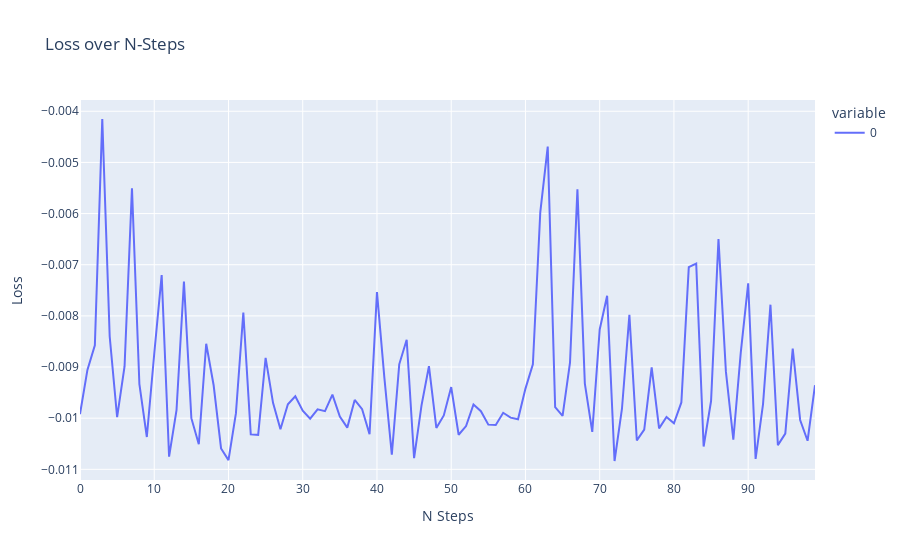

Notebook code for this chart:
### Code cell
actor = Actor(3,1)
critic = Critic(3,1)

agent = DDPGAgent(actor,max_steps=10000)

pipe = GymTransformBlock(agent=agent,n=1000,bs=10)(['Pendulum-v1'])
pipe = StepBatcher(pipe)

pipe = ActorLossProcessor(pipe,critic,actor)

pipe_loss = LossCollector(pipe,main_buffers=[[]])
pipe = BasicOptStepper(pipe_loss,actor,1e-3)
list(pipe)
pipe_loss.show()

### Figure 1 — Plotly figure (JSON) as saved in the notebook; plotly's stock layout.template omitted (floating-point values rounded to 4 significant figures)
{"data": [{"hovertemplate": "variable=0<br>N Steps=%{x}<br>Loss=%{y}<extra></extra>", "legendgroup": "0", "line": {"color": "#636efa", "dash": "solid"}, "marker": {"symbol": "circle"}, "mode": "lines", "name": "0", "orientation": "v", "showlegend": true, "type": "scatter", "x": [0, 1, 2, 3, 4, 5, 6, 7, 8, 9, 10, 11, 12, 13, 14, 15, 16, 17, 18, 19, 20, 21, 22, 23, 24, 25, 26, 27, 28, 29, 30, 31, 32, 33, 34, 35, 36, 37, 38, 39, 40, 41, 42, 43, 44, 45, 46, 47, 48, 49, 50, 51, 52, 53, 54, 55, 56, 57, 58, 59, 60, 61, 62, 63, 64, 65, 66, 67, 68, 69, 70, 71, 72, 73, 74, 75, 76, 77, 78, 79, 80, 81, 82, 83, 84, 85, 86, 87, 88, 89, 90, 91, 92, 93, 94, 95, 96, 97, 98, 99], "xaxis": "x", "y": [-0.009921, -0.009055, -0.008577, -0.004151, -0.008403, -0.009979, -0.008988, -0.005504, -0.009333, -0.01037, -0.00874, -0.007204, -0.01075, -0.009842, -0.007329, -0.01, -0.01051, -0.008545, -0.009356, -0.01059, -0.01082, -0.009907, -0.007933, -0.01032, -0.01033, -0.00882, -0.0097, -0.01022, -0.009729, -0.009571, -0.009854, -0.01001, -0.009827, -0.009863, -0.009541, -0.00997, -0.01018, -0.009642, -0.009824, -0.01031, -0.007534, -0.009212, -0.01072, -0.008947, -0.008468, -0.01078, -0.00975, -0.008984, -0.01019, -0.009946, -0.009393, -0.01032, -0.01015, -0.009731, -0.009864, -0.01013, -0.01013, -0.009894, -0.00999, -0.01002, -0.009422, -0.008948, -0.00597, -0.00469, -0.009786, -0.009956, -0.008916, -0.005527, -0.009323, -0.01027, -0.008266, -0.007608, -0.01084, -0.009815, -0.00798, -0.01043, -0.01022, -0.009006, -0.0102, -0.009975, -0.0101, -0.009692, -0.007048, -0.006977, -0.01055, -0.009665, -0.006499, -0.00909, -0.01042, -0.008719, -0.007363, -0.0108, -0.009724, -0.007781, -0.01053, -0.0103, -0.008638, -0.01003, -0.01044, -0.009354], "yaxis": "y"}], "layout": {"legend": {"title": {"text": "variable"}, "tracegroupgap": 0}, "title": {"text": "Loss over N-Steps"}, "xaxis": {"anchor": "y", "domain": [0, 1], "title": {"text": "N Steps"}}, "yaxis": {"anchor": "x", "domain": [0, 1], "title": {"text": "Loss"}}}}
